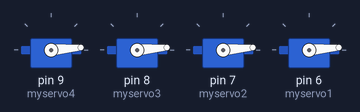
Simulated run of this sketch. Board: Arduino Uno, built with avr-gcc and run on an emulated ATmega328P. Parts: 4 × servo.

Above: at 0.05 s.
At 4.5 s:
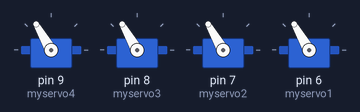
Timing chart, 0 to 5.9 s (numbered marks = the images above):
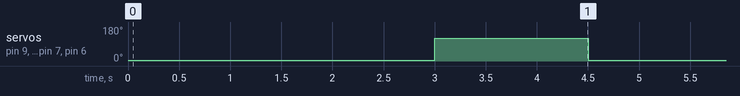

Measured:
- by itself, servo on pin 9 (myservo4), servo on pin 8 (myservo3), servo on pin 7 (myservo2), servo on pin 6 (myservo1): alternates 120° for 1.5 s and 5° for 3.0 s

The sketch:

ServoCalibration.ino
```cpp
/*
 Controlling a servo position using a potentiometer (variable resistor)
 by Michal Rinott <http://people.interaction-ivrea.it/m.rinott>

 modified on 8 Nov 2013
 by Scott Fitzgerald
 http://www.arduino.cc/en/Tutorial/Knob
*/

#include <Servo.h>

Servo myservo1;  // create servo object to control a servo
Servo myservo2;  // create servo object to control a servo
Servo myservo3;  // create servo object to control a servo
Servo myservo4;  // create servo object to control a servo

int val, from = 5, to = 120;    // variable to read the value from the analog pin

void setup() {
  myservo4.attach(9);  // attaches the servo on pin 9 to the servo object
  myservo3.attach(8);
  myservo2.attach(7);
  myservo1.attach(6); //кисть от 5 до 120

  Serial.begin(9600);
  while (from == -1 || to == -1)
  {
    if (Serial.available() > 0)
    {
      Serial.println("Enter From");
      from = Serial.parseInt();
      Serial.print(from); Serial.print(", Enter To");
      to = Serial.parseInt();
      Serial.println(to);
    }
  }
}

void loop() {
  myservo1.write(from);                  // sets the servo position according to the scaled value
  myservo2.write(from);
  myservo3.write(from);
  myservo4.write(from);
  delay(3000);                           // waits for the servo to get there
  myservo1.write(to);
  myservo2.write(to);
  myservo3.write(to);
  myservo4.write(to);
  delay(1500);
}
```
